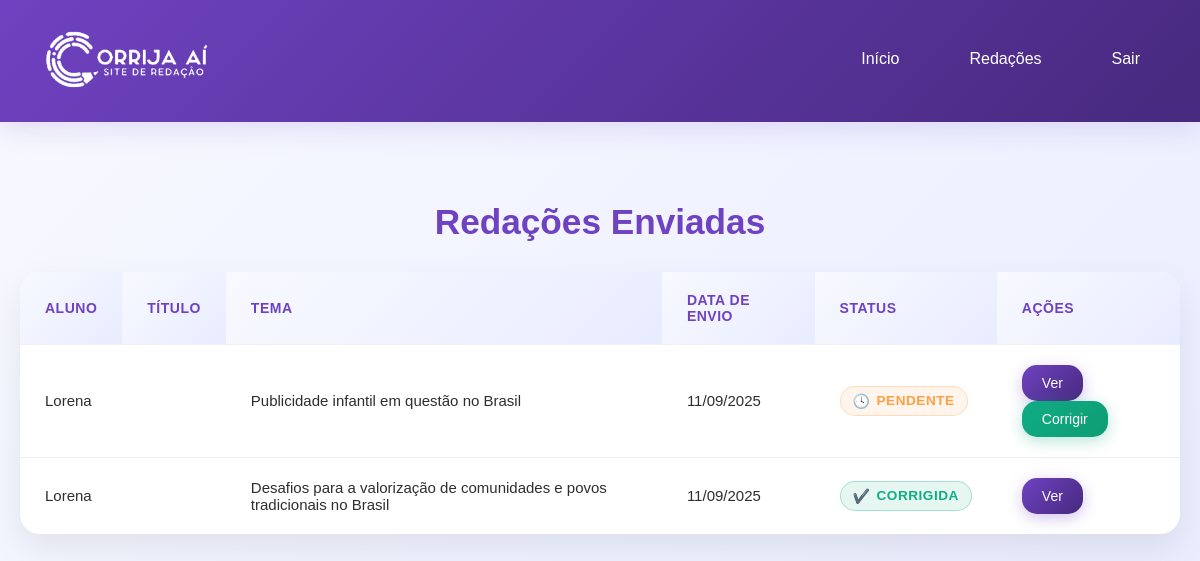
/admin/redacoes.php (signed in), run on an earlier commit of the app's database.
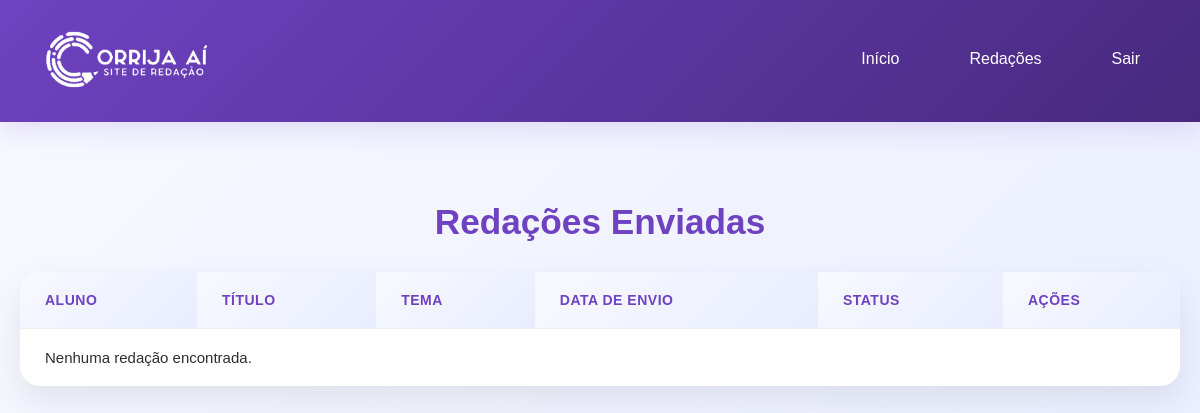
And on a later commit of the database.
### tables this page shows
CREATE TABLE IF NOT EXISTS `redacoes` (
  `id` varchar(255) NOT NULL,
  `usuario_id` int NOT NULL,
  `aluno_nome` varchar(100) NOT NULL,
  `tema` varchar(255) NOT NULL,
  `titulo` varchar(255) DEFAULT NULL,
  `texto` text NOT NULL,
  `data_envio` datetime NOT NULL,
  `status` varchar(50) NOT NULL DEFAULT 'pendente',
  `c1` int DEFAULT '0',
  `c2` int DEFAULT '0',
  `c3` int DEFAULT '0',
  `c4` int DEFAULT '0',
  `c5` int DEFAULT '0',
  `nota_final` int DEFAULT '0',
  `comentarios` text,
  `pontos_fortes` text,
  `pontos_melhoria` text,
  PRIMARY KEY (`id`),
  KEY `usuario_id` (`usuario_id`)
);

### admin/redacoes.php (the view, shortened to what this page needs)
<?php
require_once '../config.php';
$stmt = $pdo->query("SELECT * FROM redacoes ORDER BY data_envio DESC");
$redacoes = $stmt->fetchAll(PDO::FETCH_ASSOC);
?>
<!DOCTYPE html>
<html lang="pt-br">
<head>
    <link rel="stylesheet" href="css/style.css">
</head>
<body>
    <?php include 'header.php'; ?>
    <div class="container">
        <h2>Redações Enviadas</h2>
        <table>
            <thead>
                <tr>
                    <th>Aluno</th>
                    <th>Título</th>
                    <th>Tema</th>
                    <th>Data de Envio</th>
                    <th>Status</th>
                    <th>Ações</th>
                </tr>
            </thead>
            <tbody>
                <?php if (empty($redacoes)): ?>
                    <tr>
                        <td colspan="6">Nenhuma redação encontrada.</td>
                    </tr>
                <?php else: ?>
                    <?php foreach ($redacoes as $redacao): ?>
                        <tr>
                            <td><?php echo htmlspecialchars($redacao['aluno_nome']); ?></td>
                            <td><?php echo htmlspecialchars($redacao['titulo']); ?></td>
                            <td><?php echo htmlspecialchars($redacao['tema']); ?></td>
                            <td><?php echo date('d/m/Y', strtotime($redacao['data_envio'])); ?></td>
                            <td>
                                <span class="status-<?php echo $redacao['status']; ?>">
                                    <?php echo ucfirst($redacao['status']); ?>
                                </span>
                            </td>
                            <td>
                                <div class="actions-cell">
                                <a href="ver_redacao.php?id=<?php echo $redacao['id']; ?>" class="btn">Ver</a>
                                <?php if ($redacao['status'] === 'pendente'): ?>
                                    <a href="corrigir_redacao.php?id=<?php echo $redacao['id']; ?>" class="btn btn-corrigir">Corrigir</a>
                                <?php endif; ?>
                                </div>
                            </td>
                        </tr>
                    <?php endforeach; ?>
                <?php endif; ?>
            </tbody>
        </table>
    </div>
</body>
</html>

### admin/header.php
<header>
    <div class="container">
        <h1>
            <img src="../logo.png" alt="Logo" class="admin-logo">
        </h1>
        <nav>
            <ul>
                <li><a href="index.php">Início</a></li>
                <li><a href="redacoes.php">Redações</a></li>
                <li><a href="../logout.php">Sair</a></li>
            </ul>
        </nav>
    </div>
</header>

### admin/css/style.css (style rules this page uses)
:root { --mainColor: #6f42c1; --hoverColor: #47297e; --backgroundColor: #ffffff; --darkOne: #6f42c1; --darkTwo: #45424b; --lightOne: #2e2e2e; --lightTwo: #535353; --successColor: #10ac84; --warningColor: #feca57; --pendingColor: #ff9f43; --errorColor: #e74c3c; }
*, *::before, *::after { padding: 0; margin: 0; box-sizing: border-box; font-family: "Poppins", sans-serif; }
body { font-family: "Poppins", sans-serif; background: linear-gradient(135deg, #f8f9ff, #e8ecff); color: var(--lightOne); min-height: 100vh; }
.container { max-width: 1400px; margin: 0 auto; padding: 40px 20px; }
header { background: linear-gradient(135deg, var(--mainColor), var(--hoverColor)); padding: 20px 0; color: white; margin-bottom: 40px; box-shadow: 0 8px 25px rgba(111, 66, 193, 0.15); position: relative; overflow: hidden; }
header::before { content: ''; position: absolute; top: -50%; right: -50%; width: 200%; height: 200%; background-size: 20px 20px; animation: float 20s linear infinite; }
header .container { position: relative; z-index: 1; display: flex; justify-content: space-between; align-items: center; max-width: 1400px; margin: 0 auto; padding: 0 40px; }
header h1 { font-size: 1.8rem; font-weight: 600; margin: 0; display: flex; align-items: center; gap: 15px; }
.admin-logo { width: 180px; height: auto; filter: brightness(0) invert(1); }
nav ul { list-style: none; margin: 0; padding: 0; display: flex; gap: 30px; align-items: center; }
nav a { color: white; text-decoration: none; font-weight: 500; padding: 10px 20px; border-radius: 20px; transition: all 0.3s ease; font-size: 16px; position: relative; overflow: hidden; display: inline-block; }
h1 { font-size: 2.2rem; font-weight: 700; color: var(--darkOne); margin-bottom: 30px; text-align: center; }
h2 { font-size: 2.2rem; font-weight: 700; color: var(--darkOne); margin-bottom: 30px; text-align: center; }
table { width: 100%; border-collapse: collapse; margin-top: 30px; box-shadow: 0 15px 35px rgba(0, 0, 0, 0.08); border-radius: 20px; overflow: hidden; background: white; }
th, td { padding: 20px 25px; text-align: left; border-bottom: 1px solid #f0f0f0; }
th { background: linear-gradient(135deg, #f8f9ff, #e8ecff); font-weight: 600; color: var(--darkOne); font-size: 16px; letter-spacing: 0.5px; text-transform: uppercase; font-size: 14px; }
td { font-size: 15px; color: var(--lightOne); transition: all 0.3s ease; }
tr:last-child td { border-bottom: none; }
.status-pendente, .status-corrigida { display: inline-flex; align-items: center; gap: 6px; padding: 6px 12px; border-radius: 15px; font-weight: 600; font-size: 0.85rem; text-transform: uppercase; letter-spacing: 0.5px; }
.status-pendente { background: rgba(255, 159, 67, 0.1); color: var(--pendingColor); border: 1px solid rgba(255, 159, 67, 0.3); }
.status-pendente::before { content: '🕓'; font-size: 14px; }
.status-corrigida { background: rgba(16, 172, 132, 0.1); color: var(--successColor); border: 1px solid rgba(16, 172, 132, 0.3); }
.status-corrigida::before { content: '✔️'; font-size: 14px; }
.btn { display: inline-flex; align-items: center; gap: 8px; padding: 10px 20px; color: white; background: linear-gradient(135deg, var(--mainColor), var(--hoverColor)); border-radius: 15px; text-decoration: none; transition: all 0.3s ease; font-weight: 500; font-size: 14px; border: none; cursor: pointer; box-shadow: 0 4px 15px rgba(111, 66, 193, 0.3); position: relative; overflow: hidden; }
.btn::before { content: ''; position: absolute; top: 0; left: -100%; width: 100%; height: 100%; background: linear-gradient(90deg, transparent, rgba(255, 255, 255, 0.2), transparent); transition: left 0.5s; }
.btn-corrigir { background: linear-gradient(135deg, var(--successColor), #0e9d73); box-shadow: 0 4px 15px rgba(16, 172, 132, 0.3); }

What changed in the data, as far as the page shows it:
removed redacoes: aluno_nome "Lorena", tema "Publicidade infantil em questão no Brasil", data_envio "11/09/2025", status "PENDENTE"
removed redacoes: aluno_nome "Lorena", tema "Desafios para a valorização de comunidades e povos tradicionais no Brasil", data_envio "11/09/2025", status "CORRIGIDA"
Also different on the page:
text now shown: "Nenhuma redação encontrada."
